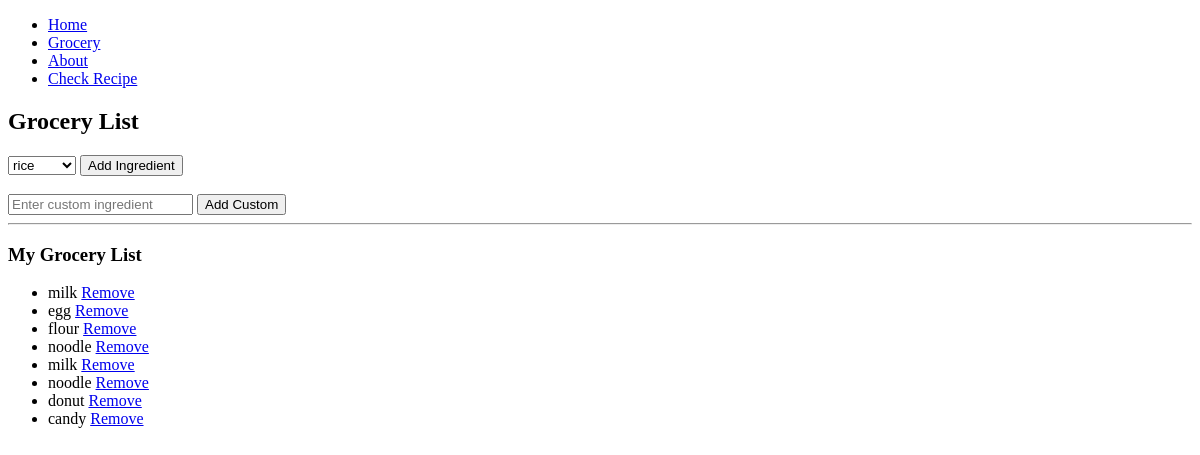
The app's page /grocery/, older data.
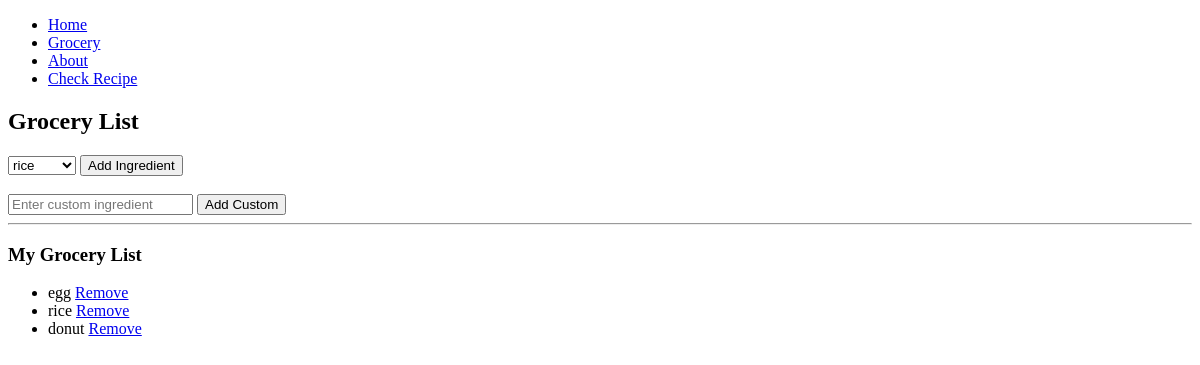
The same page, newer data.
### pages/models.py (models this page shows, shortened)
class Grocery(models.Model):
    ingredient = models.ForeignKey(Ingredient, on_delete=models.CASCADE, null=True, blank=True)
    custom_name = models.CharField(max_length=100, null=True, blank=True)
    user = models.ForeignKey(AppUser, on_delete=models.CASCADE)

class Ingredient(models.Model):
    name = models.CharField(max_length=100, unique=True)

### pages/views.py (the view, shortened to what this page needs)
# urls.py: path("grocery/", views.grocery, name="grocery"),
def grocery(request):
    user = AppUser.objects.first()  # temporary user
    groceries = Grocery.objects.filter(user=user)
    ingredients = Ingredient.objects.all()
    return render(request, 'pages/grocery.html', {
        'groceries': groceries,
        'ingredients': ingredients
    })

### pages/templates/pages/grocery.html (shortened to what this page needs)
{% extends 'pages/base.html' %}
{% block content %}
<h2>Grocery List</h2>
<form method="POST">
    <select name="ingredient_id">
        {% for ing in ingredients %}
            <option value="{{ ing.id }}">{{ ing.name }}</option>
        {% endfor %}
    </select>
    <button type="submit">Add Ingredient</button>
</form>
<br>
<form method="POST">
    <input type="text" name="custom_name" placeholder="Enter custom ingredient">
    <button type="submit">Add Custom</button>
</form>
<hr>
<h3>My Grocery List</h3>
<ul>
    {% for item in groceries %}
        <li>
            {% if item.ingredient %}
                {{ item.ingredient.name }}
                <a href="{% url 'remove_item' item.id %}">Remove</a>
            {% else %}
                {{ item.custom_name }}
                <a href="{% url 'remove_item' item.id %}">Remove</a>
            {% endif %}
        </li>
    {% empty %}
        <li>No items yet</li>
    {% endfor %}
</ul>
{% endblock %}

### pages/templates/pages/base.html (shortened to what this page needs)
<!doctype html>
<html>
<head>
</head>
<body>
   <nav>
    <ul>
        <li><a href="/">Home</a></li>
        <li><a href="/grocery/">Grocery</a></li>
        <li><a href="/about/">About</a></li>
        <li><a href="/check/1/">Check Recipe</a></li>
    </ul>
    </nav>
   {% block content %}{% endblock %}
    </body>
</html>

Row changes from the older to the newer data that the page shows:
removed Grocery: ingredient.name "milk"
removed Grocery: ingredient.name "flour"
removed Grocery: ingredient.name "noodle"
removed Grocery: ingredient.name "milk"
removed Grocery: ingredient.name "noodle"
removed Grocery: custom_name "candy"
added Grocery: ingredient.name "rice"
